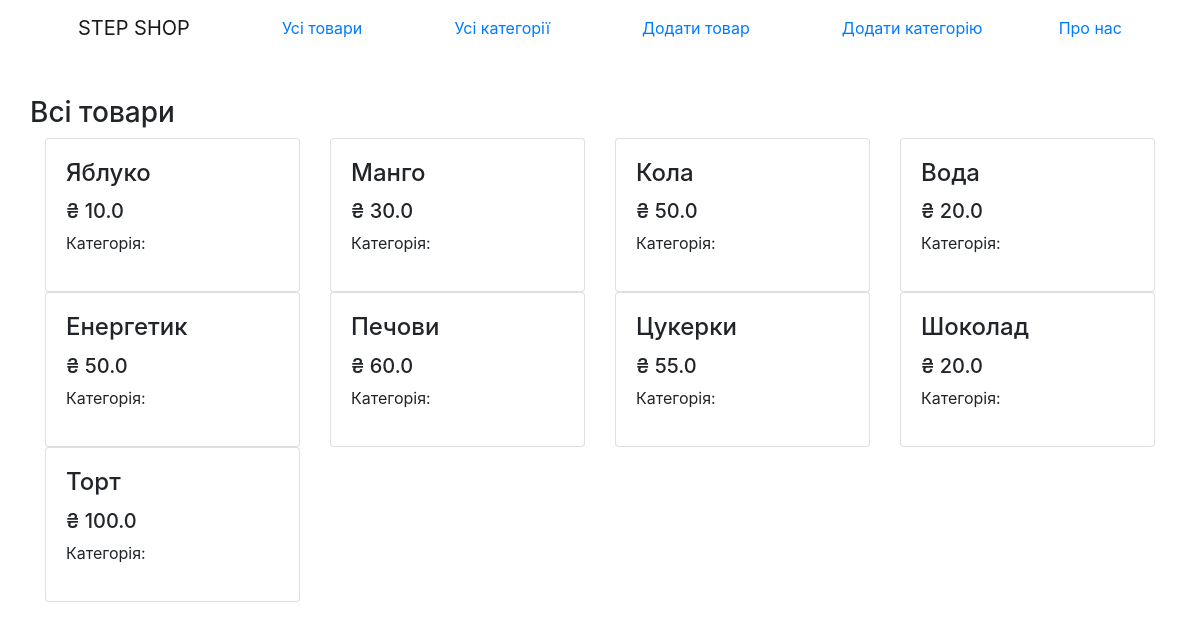
The page /all_items/ on the database its author committed.
### shop/models.py (models this page shows, shortened)
class Goods(models.Model):
    name = models.CharField(max_length=255)
    category = models.ForeignKey('Category', on_delete=models.PROTECT, default=None)
    weight = models.FloatField()
    price = models.FloatField()

### shop/views.py (the view)
# urls.py: path('all_items/', views.show_all_items, name='show_all_items'),
def show_all_items(request):
    all_goods = Goods.objects.all().values()
    context = {
        'goods': all_goods,
        'title': 'Товари',
    }
    return render(request, 'shop/goods.html', context=context)

### shop/templates/shop/goods.html
{% extends 'shop/base.html' %}
{% block content %}
<div class="container">
    <div class="row">
        <h3>Всі товари</h4>
    </div>
    <div class="row">
        {% for g in goods %}
        <div class="col-sm-6 col-md-6 col-lg-3">
            <div class="card box-shadow">
                <div class="card-body">
                    <div class="title-group d-flex">
                        <h4 class="card-title pricing-card-title">{{ g.name }}</h3>
                    </div>
                    <h5 class="pricing-card-title">₴ {{ g.price }}</h4>
                    <p>Категорія: {{ g.category }}</p>
                </div>
            </div>
        </div>
        {% endfor %}
    </div>
</div>
{% endblock %}

### shop/templates/shop/base.html (shortened to what this page needs)
<!DOCTYPE html>
<html lang="uk">
<head>
    <link rel="stylesheet" href="https://cdn.jsdelivr.net/npm/bootstrap@4.6.0/dist/css/bootstrap.min.css"
>
</head>
<body>
    <nav class="navbar navbar-expand-lg navbar-light fixed-top" id="mainNav">
        <div class="container px-4 px-lg-5">
            <a class="navbar-brand" href="{% url 'main_page' %}">STEP SHOP</a>
            <a href="{% url 'show_all_items' %}" class="nav-link">Усі товари</a>
            <a href="{% url 'show_all_cats' %}" class="nav-link">Усі категорії</a>
            <a href="{% url 'add_new_item' %}" class="nav-link">Додати товар</a>
            <a href="{% url 'add_new_cat' %}" class="nav-link">Додати категорію</a>
            <a href="#" ="button" data-toggle="modal" data-target="#modal_window">Про нас</a>
        </div>
    </nav>
    <br><br><br><br>
    {% block content %}
    {% endblock %}
</body>
</html>

### rows shown on the page
Goods: name "Яблуко", price "10.0"
Goods: name "Манго", price "30.0"
Goods: name "Кола", price "50.0"
Goods: name "Вода", price "20.0"
Goods: name "Енергетик", price "50.0"
Goods: name "Печови", price "60.0"
Goods: name "Цукерки", price "55.0"
Goods: name "Шоколад", price "20.0"
Goods: name "Торт", price "100.0"
